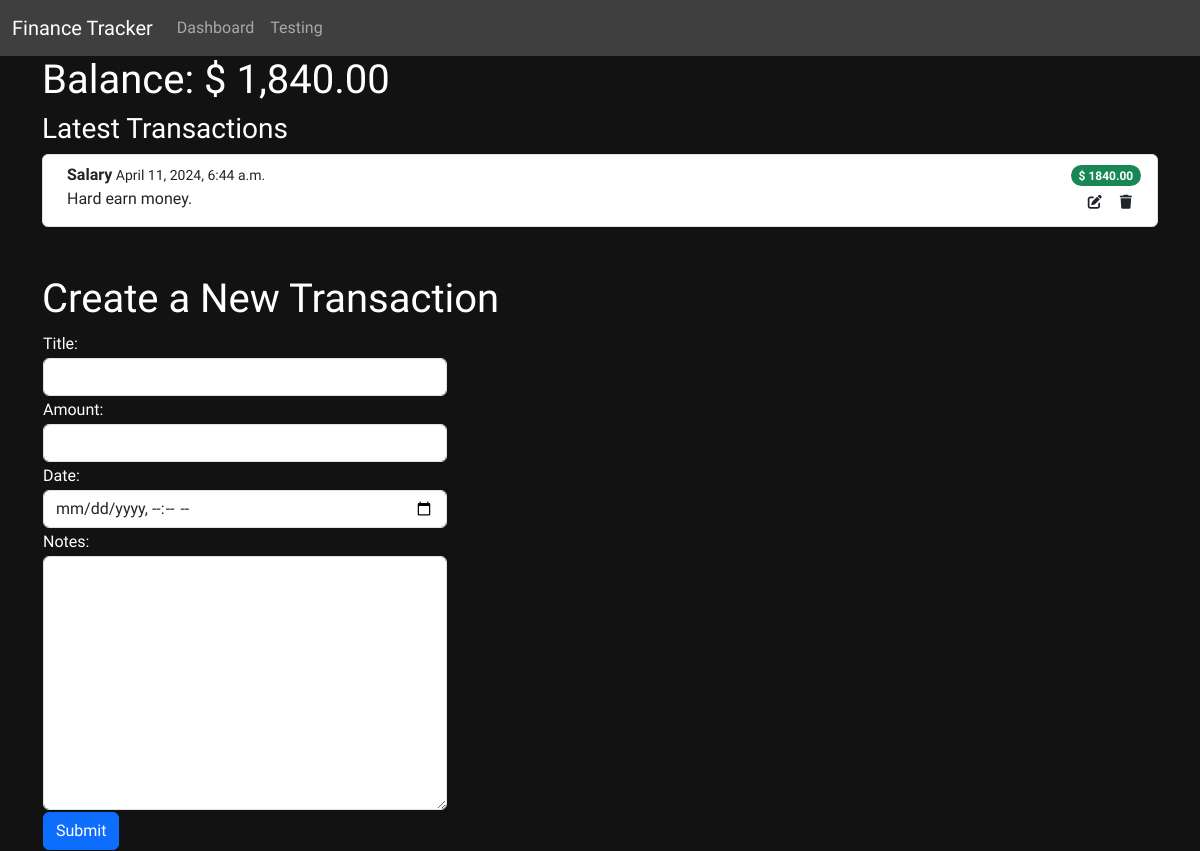
Page /testing/ on the earlier database version.
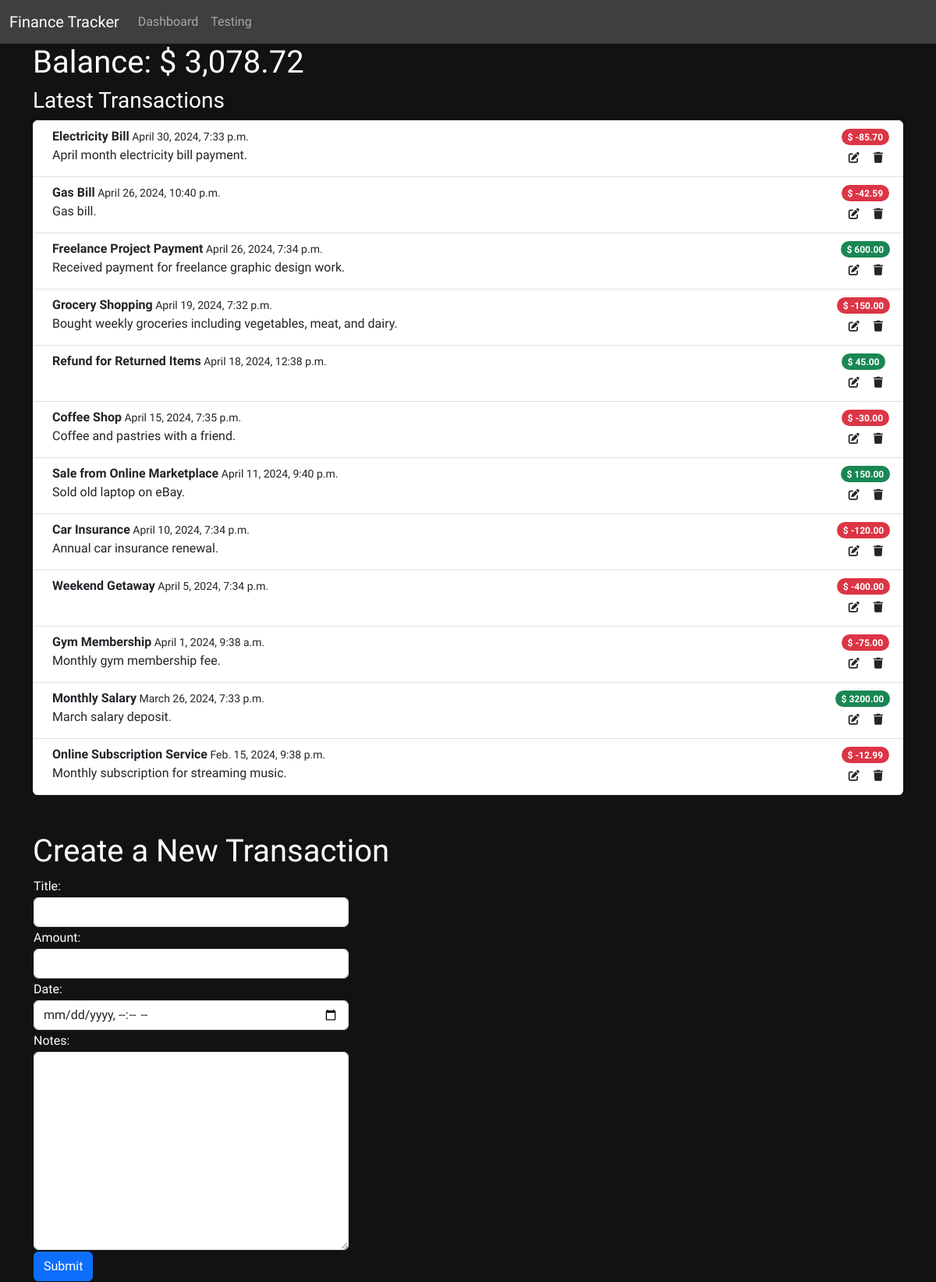
Same page on the later database version.
### FinanceTracker/models.py (models this page shows, shortened)
class Transaction(models.Model):
    id = models.AutoField(primary_key=True)
    title = models.CharField(max_length=40)
    amount = models.DecimalField(max_digits=9, decimal_places=2)
    date = models.DateTimeField()
    notes = models.CharField(max_length=255)
    account = models.ForeignKey(Account, on_delete=models.CASCADE, related_name='transactions')

### FinanceTracker/views.py (the view)
# urls.py: path("testing/", views.testing, name="testing")
def testing(request):
    template = loader.get_template('testing.html')
    main_account = Account.objects.get(name="main")
    transactions_main_account = main_account.transactions.all().order_by('-date')
    form = NewTransactionForm()
    balance = transactions_main_account.aggregate(Sum('amount'))['amount__sum'] or 0  # Calculate total balance
    balance = format_usa_balance(balance)
    if request.method == 'POST': # Handle incoming post requests
        if 'action' in request.POST: # Check which post request it is, this is checking the parameter "name" and "value" in the button-tag in html file
            if request.POST['action'] == 'add_new_transaction':
                addNewTransaction(request, main_account)
                return redirect('testing')  # Ensure to redirect after handling POST to avoid re-posting on refresh
            elif request.POST['action'] == 'delete_transaction':
                transaction_id = request.POST.get('transaction_id')  # Get transaction_id from POST data
                if transaction_id:
                    delete_transaction(request, transaction_id)
                    return redirect('testing')  # Redirect to the same page to reflect the deletion
                else:
                    return HttpResponse("Transaction ID not specified", status=400)
            else:
                return HttpResponse("No action specified", status=400)
        else:
            return HttpResponse("Action not found", status=400)
    else:
        context = {
            'main_account': main_account,
            'transactions_main_account': transactions_main_account,
            'form': form,
            'balance': balance,
        }
        return render(request, "testing.html", context)

### FinanceTracker/NewTransactionForm.py
class NewTransactionForm(forms.ModelForm):
    class Meta:
      model = Transaction
      fields = ['title', 'amount', 'date', 'notes']
      widgets = {
        'title': forms.TextInput(attrs={'class': 'form-control', 'aria-describedby': 'titleHelp'}),
        'amount': forms.NumberInput(attrs={'class': 'form-control', 'aria-describedby': 'amountHelp'}),
        'date': forms.DateTimeInput(attrs={'class': 'form-control', 'aria-describedby': 'dateHelp', 'type': 'datetime-local'}),
        'notes': forms.Textarea(attrs={'class': 'form-control', 'aria-describedby': 'notesHelp'}),
      }
    def __init__(self, *args, **kwargs):
      super(NewTransactionForm, self).__init__(*args, **kwargs)
      self.fields['notes'].required = False  # Make notes not required

### FinanceTracker/views.py (called while the page is built)
def format_usa_balance(number): # This minimal functions makes it easy to convert the argument to a format of USA currency eg. 19,300.99
    number = float(number)
    return f"{number:,.2f}"

### FinanceTracker/templates/testing.html (shortened to what this page needs)
{% extends "master.html" %}
{% load static %}
{% block content %}
<div class="container">
    <h1>Balance: $ {{ balance }}</h1>
</div>
<div class="container-sm">
    <h3>Latest Transactions</h3>
    <ol class="list-group">
        {% for x in transactions_main_account %}
            <li class="list-group-item d-flex align-items-start">
                <div class="ms-2 me-auto">
                    <div><span class="fw-bold">{{ x.title }}</span><small> {{ x.date }}</small></div>
                    {{ x.notes }}
                </div>
                <div class="d-flex flex-column">
                    <div class="d-block">
                        {% if x.amount < 0 %}
                            <span class="badge rounded-pill bg-danger">$ {{ x.amount }}</span>
                        {% elif x.amount > 0 %}
                            <span class="badge rounded-pill bg-success">$ {{ x.amount }}</span>
                        {% else %}
                            <span class="badge rounded-pill bg-secondary">$ {{ x.amount }}</span>
                        {% endif %}
                    </div>
                    <div class="d-flex justify-content-end">
                        <button type="button" class="btn btn-sm" title="Edit transaction"><i class="fa-solid fa-pen-to-square"></i></button>
                        <form method="post" action="{% url 'testing' %}">
                            <button type="submit" class="btn btn-sm" name="action" value="delete_transaction" title="Delete transaction"><i class="fa-solid fa-trash"></i></button>
                        </form>
                    </div>
                </div>
            </li>
        {% endfor %}
    </ol>
</div>
<br />
<br />
<div class="container">
    <div class="row">
        <h1>Create a New Transaction</h1>
        <form method="post" action="{% url 'testing' %}">
            <table>
                {% for field in form %}
                <tr>
                    <td>{{ field.label_tag }}</td>
                </tr>
                <tr>
                    <td>{{ field }}</td>
                </tr>
                {% endfor %}
                <tr>
                    <td><button type="submit" class="btn btn-primary" name="action" value="add_new_transaction">Submit</button></td>
                </tr>
            </table>
        </form>
    </div>
</div>
{% endblock %}

### FinanceTracker/templates/master.html (shortened to what this page needs)
{% load static %}
<!DOCTYPE html>
<html lang="en">
<head>
    {% load bootstrap5 %}
    {% bootstrap_css %}
    <link rel="stylesheet" href="{% static 'global.css' %}" >
    <link rel="stylesheet" href="{% static 'css/masterStyle.css' %}" >
</head>
<body>
    <nav class="navbar navbar-expand-lg bg-custom-lightgrey navbar-dark">
        <div class="container-fluid">
            <a href="{% url 'main' %}" class="navbar-brand">Finance Tracker</a>
            <div class="collapse navbar-collapse" id="navbarSupportedContent">
                <ul class="navbar-nav me-auto mb-2 mb-lg-0" id="navbarText">
                    <li class="nav-item">
                        <a class="nav-link" href="{% url 'main' %}">Dashboard</a>
                    </li>
                    <li class="nav-item">
                        <a class="nav-link" href="{% url 'testing' %}">Testing</a>
                    </li>
                </ul>
            </div>
        </div>
    </nav>
    {% block content %}
    {% endblock %}
</body>
</html>

### staticFiles/global.css (style rules this page uses)
body { font-family: 'Work Sans', sans-serif; background-color: #121212; color: white; }
.bg-custom-lightgrey { background-color: #3f3f3f; }

Differences in the rows shown:
removed Transaction: title "Salary", date "April 11, 2024, 6:44 a.m.", notes "Hard earn money.", amount "1840.00"
added Transaction: title "Electricity Bill", date "April 30, 2024, 7:33 p.m.", notes "April month electricity bill payment.", amount "-85.70"
added Transaction: title "Gas Bill", date "April 26, 2024, 10:40 p.m.", notes "Gas bill.", amount "-42.59"
added Transaction: title "Freelance Project Payment", date "April 26, 2024, 7:34 p.m.", notes "Received payment for freelance graphic design work.", amount "600.00"
added Transaction: title "Grocery Shopping", date "April 19, 2024, 7:32 p.m.", notes "Bought weekly groceries including vegetables, meat, and dairy.", amount "-150.00"
added Transaction: title "Refund for Returned Items", date "April 18, 2024, 12:38 p.m.", amount "45.00"
added Transaction: title "Coffee Shop", date "April 15, 2024, 7:35 p.m.", notes "Coffee and pastries with a friend.", amount "-30.00"
added Transaction: title "Sale from Online Marketplace", date "April 11, 2024, 9:40 p.m.", notes "Sold old laptop on eBay.", amount "150.00"
added Transaction: title "Car Insurance", date "April 10, 2024, 7:34 p.m.", notes "Annual car insurance renewal.", amount "-120.00"
added Transaction: title "Weekend Getaway", date "April 5, 2024, 7:34 p.m.", amount "-400.00"
added Transaction: title "Gym Membership", date "April 1, 2024, 9:38 a.m.", notes "Monthly gym membership fee.", amount "-75.00"
added Transaction: title "Monthly Salary", date "March 26, 2024, 7:33 p.m.", notes "March salary deposit.", amount "3200.00"
added Transaction: title "Online Subscription Service", date "Feb. 15, 2024, 9:38 p.m.", notes "Monthly subscription for streaming music.", amount "-12.99"
Other differences:
{{ balance }}: "1,840.00" → "3,078.72"
